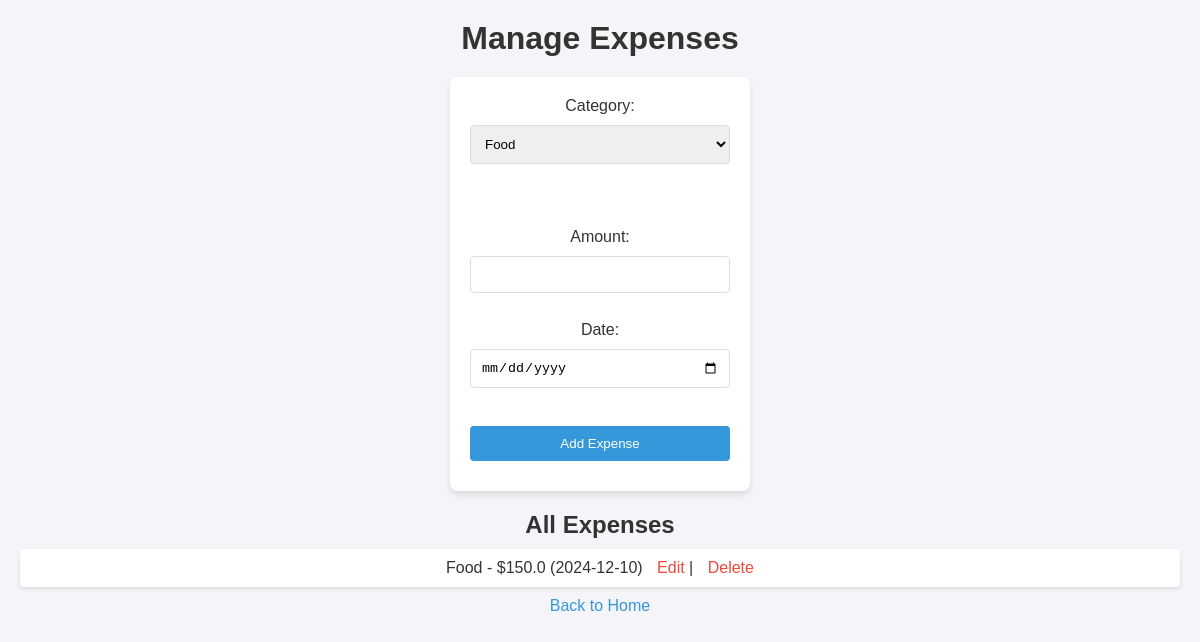
Page /expenses (signed in) on the committed database.
### app.py (models this page shows)
class Expense(db.Model):
    id = db.Column(db.Integer, primary_key=True)
    user_id = db.Column(db.Integer, db.ForeignKey('user.id'), nullable=False)
    category = db.Column(db.String(50), nullable=False)
    amount = db.Column(db.Float, nullable=False)
    date = db.Column(db.String(10), nullable=False)

### app.py (the view, shortened to what this page needs)
@app.route('/expenses', methods=['GET', 'POST'])
def expenses_page():
    if 'username' not in session:
        return redirect(url_for('login'))  # Redirect to login if not logged in
    user_id = session['user_id']
    expenses = Expense.query.filter_by(user_id=user_id).all()  # Retrieve expenses from the database
    return render_template('expenses.html', expenses=expenses)

### templates/expenses.html (shortened to what this page needs)
<!DOCTYPE html>
<html lang="en">
<head>
    <link rel="stylesheet" href="{{ url_for('static', filename='css/style.css') }}">
</head>
<body>
    <h1>Manage Expenses</h1>
    <form method="POST">
        <label for="category">Category:</label>
        <select name="category" id="category" onchange="toggleOtherCategory()" required>
            <option value="Food">Food</option>
        </select><br><br>
        <input type="text" id="other-category" name="category_other" placeholder="Enter custom category" style="display:none;"><br><br>
        <label for="amount">Amount:</label>
        <input type="number" name="amount" step="0.01" required><br><br>
        <label for="date">Date:</label>
        <input type="date" name="date" required><br><br>
        <button type="submit">Add Expense</button>
    </form>
    <h2>All Expenses</h2>
    <ul>
        {% for expense in expenses %}
            <li>
                {{ expense.category }} - ${{ expense.amount }} ({{ expense.date }})
                <a href="{{ url_for('edit_expense', id=expense.id) }}">Edit</a> |
                <a href="{{ url_for('delete_expense', id=expense.id) }}" onclick="return confirm('Are you sure you want to delete this expense?')">Delete</a>
            </li>
        {% endfor %}
    </ul>
    <a href="{{ url_for('home') }}">Back to Home</a>
</body>
</html>

### static/css/style.css (style rules this page uses)
* { margin: 0; padding: 0; box-sizing: border-box; }
body { font-family: Arial, sans-serif; background-color: #f4f4f9; color: #333; text-align: center; padding: 20px; }
h1 { margin-bottom: 10px; }
form { background-color: #fff; padding: 20px; border-radius: 8px; box-shadow: 0 4px 6px rgba(0, 0, 0, 0.1); width: 300px; margin: 20px auto; }
input, select, button { width: 100%; padding: 10px; margin: 10px 0; border: 1px solid #ddd; border-radius: 4px; }
button { background-color: #3498db; color: white; border: none; cursor: pointer; }
a { color: #3498db; text-decoration: none; }
ul { list-style-type: none; }
ul li { background-color: #fff; margin: 10px 0; padding: 10px; border-radius: 4px; box-shadow: 0 2px 4px rgba(0, 0, 0, 0.1); }
ul li a { margin-left: 10px; color: #e74c3c; }

### rows in the picture
Expense: category "Food", amount "150.0", date "2024-12-10"
